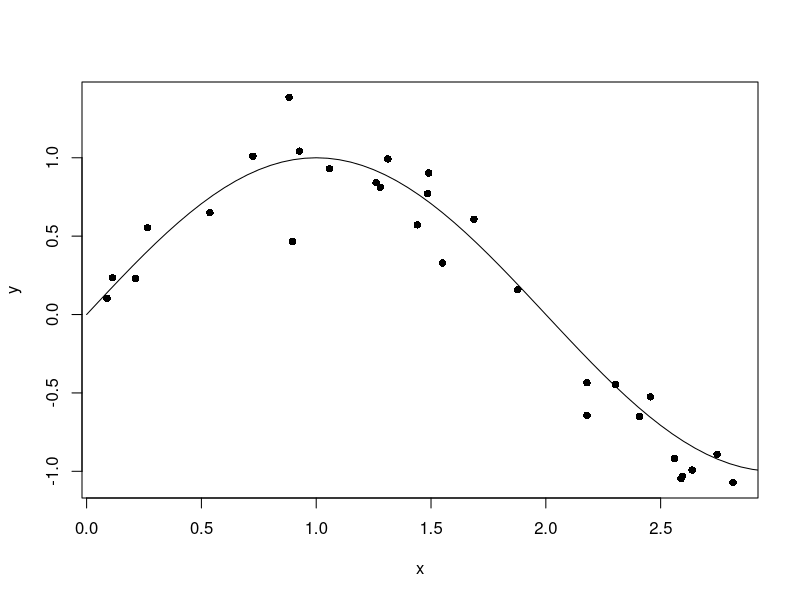
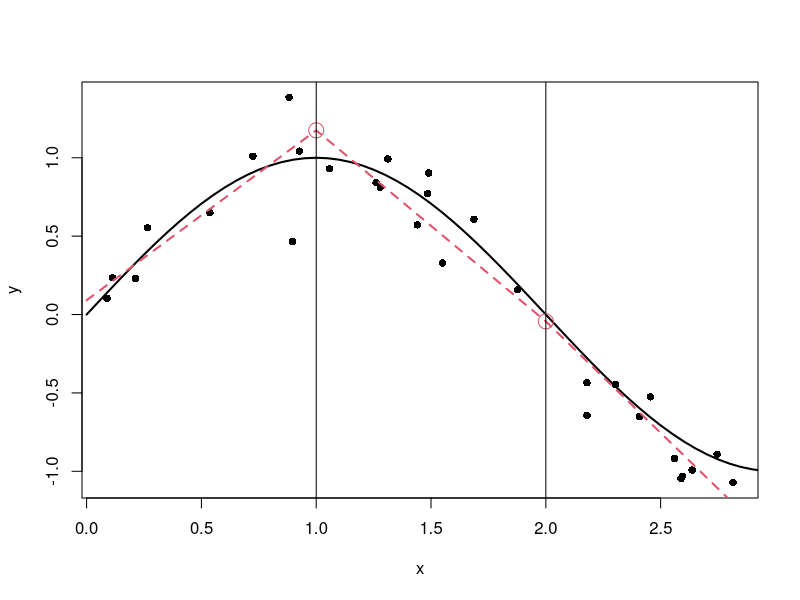

Generate these figures, in order, with R:
# Smoothing, smoothers summarizes nonlinear relationships
# Bin
# Wave Example
set.seed(1234567)
n=30
x=runif(n)*3
y=sin(x*pi/2)+rnorm(n)/4
dat=data.frame(x=round(x,3),y=round(y,3))

xx=seq(0,3,.05)
plot(dat$x,dat$y,pch=16,xlab="x",ylab="y")
lines(xx,sin(xx*pi/2))

# Bin smoother with three bins
dat$bin = cut(dat$x,0:3)
fit = lm(y~bin,dat)
summary(fit)

test = data.frame(x=runif(10000)*3)
test$y = sin(test$x*pi/2) + rnorm(10000)/4

dobin = function(dat, k, b){
    dat$bin = cut(dat$x, b);
    test$bin = cut(test$x, b);
    fit = lm(y ~ bin, dat);
    c(k, mean((fit$residuals)^2),
      mean((test$y-predict(fit, test))^2));
}


# Pricewise - Linear Fit to Wave
plot(dat$x,dat$y,pch=16,xlab="x",ylab="y")
lines(xx,sin(xx*pi/2),lwd=2)
fit = lm(y~x+I((x-1)*(x>1))+I((x-2)*(x>2)),dat)
lines(xx, predict(fit, data.frame(x=xx)), lty=2, col=2, lwd=2)
points(1:2, predict(fit, data.frame(x=1:2)), col=2, cex=2)
abline(v=c(1,2))

# cubic model
fit = lm(y ~ x+I(x^2)+I(x^3)+I((x>1)*(x-1)^3)+I((x>2)*(x-2)^3), dat)
summary(fit)







